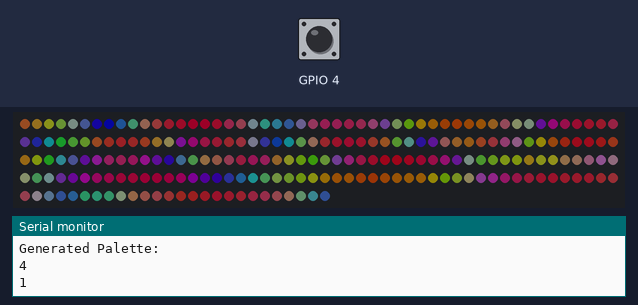
Simulated run of this sketch. Board: ESP32. Parts: 226 RGB LEDs in strip order, left to right, continuing on the next row, the last lines printed to the serial monitor. Inputs (shaded band) come from the test bench; at power-on: GPIO 4 HIGH. Dim RGB values are drawn brighter than linear; random numbers use the default seed unless the sketch sets one.

Above: at 1.2 s.
1.3 s: GPIO 4 pulled LOW for 0.15 s
At 1.65 s:
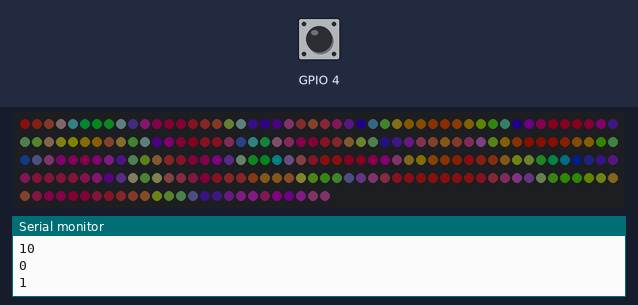
2.0 s: GPIO 4 pulled LOW for 1 s
At 2.25 s:
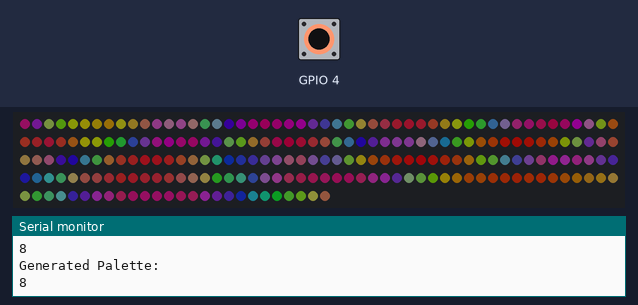
3.6 s: GPIO 4 pulled LOW for 0.15 s
At 4.06 s:
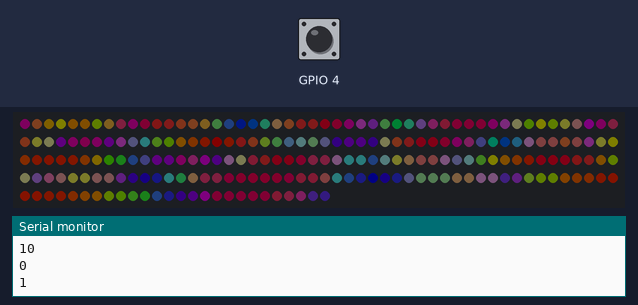
4.3 s: GPIO 4 pulled LOW for 3.2 s
At 4.66 s:
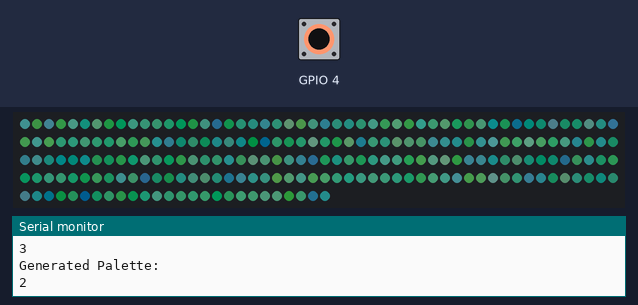
8.1 s: GPIO 4 pulled LOW for 0.15 s
8.8 s: GPIO 4 pulled LOW for 1 s
At 9.19 s:
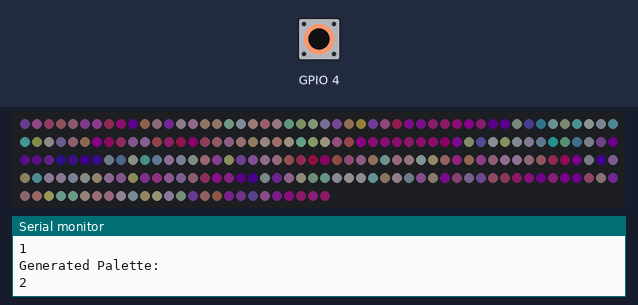
Timing chart, 0 to 11.8 s (numbered marks = the images above; inputs shaded):
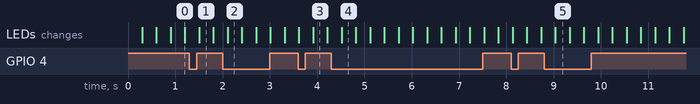

The sketch:

sample_blinking_code.ino
```cpp
//
//  "Pacifica"
//  Gentle, blue-green ocean waves.
//  December 2019, Mark Kriegsman and Mary Corey March.
//  For Dan.
//

#define FASTLED_ALLOW_INTERRUPTS 0
#include <FastLED.h>
#include <string>

FASTLED_USING_NAMESPACE

#define DATA_PIN            21
#define NUM_LEDS            226
#define MAX_POWER_MILLIAMPS 500
#define LED_TYPE            WS2812B
#define COLOR_ORDER         GRB

// constants won't change. They're used here to set pin numbers:
const int buttonPin = 2;    // the number of the pushbutton pin

// Variables will change:
int buttonState;             // the current reading from the input pin
int lastButtonState = LOW;   // the previous reading from the input pin
int brightness;
bool isBright = true;

// the following variables are unsigned longs because the time, measured in
// milliseconds, will quickly become a bigger number than can be stored in an int.
unsigned long lastDebounceTime = 0;  // the last time the output pin was toggled
unsigned long debounceDelay = 50;    // the debounce time; increase if the output flickers


//////////////////////////////////////////////////////////////////////////

CRGB leds[NUM_LEDS];
CRGBPalette16 currentPalettes[2];
bool palette_loaded;


void build_random_palette(){
  currentPalettes[0] = get_random_palette();
  currentPalettes[1] = get_random_palette();
}


//////////////////////////////////////////////////////////////////////////
//
// The code for this animation is more complicated than other examples, and
// while it is "ready to run", and documented in general, it is probably not
// the best starting point for learning.  Nevertheless, it does illustrate some
// useful techniques.
//
//////////////////////////////////////////////////////////////////////////
//
// In this animation, there are four "layers" of waves of light.
//
// Each layer moves independently, and each is scaled separately.
//
// All four wave layers are added together on top of each other, and then
// another filter is applied that adds "whitecaps" of brightness where the
// waves line up with each other more.  Finally, another pass is taken
// over the led array to 'deepen' (dim) the blues and greens.
//
// The speed and scale and motion each layer varies slowly within independent
// hand-chosen ranges, which is why the code has a lot of low-speed 'beatsin8' functions
// with a lot of oddly specific numeric ranges.

const CRGBPalette16 palette_names[] = {CloudColors_p,
                                      LavaColors_p,
                                      OceanColors_p,
                                      ForestColors_p,
                                      RainbowColors_p,
                                      RainbowStripeColors_p,
                                      PartyColors_p,
                                      HeatColors_p,
                                      Rainbow_gp};


CRGBPalette16 get_random_palette(){
  int paletteCount = sizeof(palette_names) / sizeof(palette_names[0]);
  int RandIndex = rand() % paletteCount;
  CRGBPalette16 foundPalette = palette_names[RandIndex];
  Serial.println("Generated Palette: ");
  Serial.println(RandIndex);
  return foundPalette;
}


void pacifica_loop()
{
  // Increment the four "color index start" counters, one for each wave layer.
  // Each is incremented at a different speed, and the speeds vary over time.
  static uint16_t sCIStart1, sCIStart2, sCIStart3, sCIStart4;
  static uint32_t sLastms = 0;
  uint32_t ms = GET_MILLIS();
  uint32_t deltams = ms - sLastms;
  sLastms = ms;
  uint16_t speedfactor1 = beatsin16(3, 179, 269);
  uint16_t speedfactor2 = beatsin16(4, 179, 269);
  uint32_t deltams1 = (deltams * speedfactor1) / 256;
  uint32_t deltams2 = (deltams * speedfactor2) / 256;
  uint32_t deltams21 = (deltams1 + deltams2) / 2;
  sCIStart1 += (deltams1 * beatsin88(1011,10,13));
  sCIStart2 -= (deltams21 * beatsin88(777,8,11));
  sCIStart3 -= (deltams1 * beatsin88(501,5,7));
  sCIStart4 -= (deltams2 * beatsin88(257,4,6));

  // Clear out the LED array to a dim background blue-green
  fill_solid( leds, NUM_LEDS, CRGB( 2, 6, 10));

  // Render each of four layers, with different scales and speeds, that vary over time
  pacifica_one_layer( currentPalettes[1], sCIStart1, beatsin16( 3, 11 * 256, 14 * 256), beatsin8( 10, 70, 130), 0-beat16( 301) );
  pacifica_one_layer( currentPalettes[0], sCIStart2, beatsin16( 4,  6 * 256,  9 * 256), beatsin8( 17, 40,  80), beat16( 401) );
  pacifica_one_layer( currentPalettes[0], sCIStart3, 6 * 256, beatsin8( 9, 10,38), 0-beat16(503));
  pacifica_one_layer( currentPalettes[0], sCIStart4, 5 * 256, beatsin8( 8, 10,28), beat16(601));

  // Add brighter 'whitecaps' where the waves lines up more
  //pacifica_add_whitecaps();

  // Deepen the blues and greens a bit
  //pacifica_deepen_colors();
}

// Add one layer of waves into the led array
void pacifica_one_layer( CRGBPalette16 p, uint16_t cistart, uint16_t wavescale, uint8_t bri, uint16_t ioff)
{
  uint16_t ci = cistart;
  uint16_t waveangle = ioff;
  uint16_t wavescale_half = (wavescale / 2) + 20;
  for( uint16_t i = 0; i < NUM_LEDS; i++) {
    waveangle += 250;
    uint16_t s16 = sin16( waveangle ) + 32768;
    uint16_t cs = scale16( s16 , wavescale_half ) + wavescale_half;
    ci += cs;
    uint16_t sindex16 = sin16( ci) + 32768;
    uint8_t sindex8 = scale16( sindex16, 240);
    CRGB c = ColorFromPalette( p, sindex8, bri, LINEARBLEND);
    leds[i] += c;
  }
}

// Add extra 'white' to areas where the four layers of light have lined up brightly
void pacifica_add_whitecaps()
{
  uint8_t basethreshold = beatsin8( 9, 55, 65);
  uint8_t wave = beat8( 7 );

  for( uint16_t i = 0; i < NUM_LEDS; i++) {
    uint8_t threshold = scale8( sin8( wave), 20) + basethreshold;
    wave += 7;
    uint8_t l = leds[i].getAverageLight();
    if( l > threshold) {
      uint8_t overage = l - threshold;
      uint8_t overage2 = qadd8( overage, overage);
      leds[i] += CRGB( overage, overage2, qadd8( overage2, overage2));
    }
  }
}

// Deepen the blues and greens
void pacifica_deepen_colors()
{
  for( uint16_t i = 0; i < NUM_LEDS; i++) {
    leds[i].blue = scale8( leds[i].blue,  145);
    leds[i].green= scale8( leds[i].green, 200);
    leds[i] |= CRGB( 2, 5, 7);
  }
}

void read_button(){
  int touchInput = touchRead(T0);
  int threshHold = 50;
  int reading;

  if(touchInput < threshHold){
    reading = LOW;
  } else{
    reading = HIGH;
  }


  // If the switch changed, due to noise or pressing:
  if (reading != lastButtonState) {
    // reset the debouncing timer
    lastDebounceTime = millis();
  }

  if ((millis() - lastDebounceTime) > debounceDelay) {
    // whatever the reading is at, it's been there for longer than the debounce
    // delay, so take it as the actual current state:

    // if the button state has changed:
    if (reading != buttonState) {
      buttonState = reading;
      if (reading == LOW){

        if(isBright == true){
            brightness = 10;
            isBright = false;
        }else {
          palette_loaded = false;
          brightness = 255;
          isBright = true;
        }

        Serial.println("BRIGHTNESS");
        Serial.println(brightness);
        FastLED.setBrightness(brightness);
      }
      Serial.println(buttonState);
    }
  }

  // save the reading. Next time through the loop, it'll be the lastButtonState:
  lastButtonState = reading;

}

void setup() {
  Serial.begin(115200);

  srand (analogRead(15));

  FastLED.addLeds<LED_TYPE,DATA_PIN,COLOR_ORDER>(leds, NUM_LEDS)
        .setCorrection( TypicalLEDStrip );
  FastLED.setMaxPowerInVoltsAndMilliamps( 5, MAX_POWER_MILLIAMPS);

  pinMode(buttonPin, INPUT);
}

void loop()
{
  // This makes it run slower, so set loopCount to something small
  // when actually printing this out
  //Serial.println(loopCount);

  if(palette_loaded == false){
     build_random_palette();
     palette_loaded = true;
  }

  EVERY_N_MILLISECONDS( 20) {
    pacifica_loop();
    FastLED.show();
  }

  read_button();
}
```
